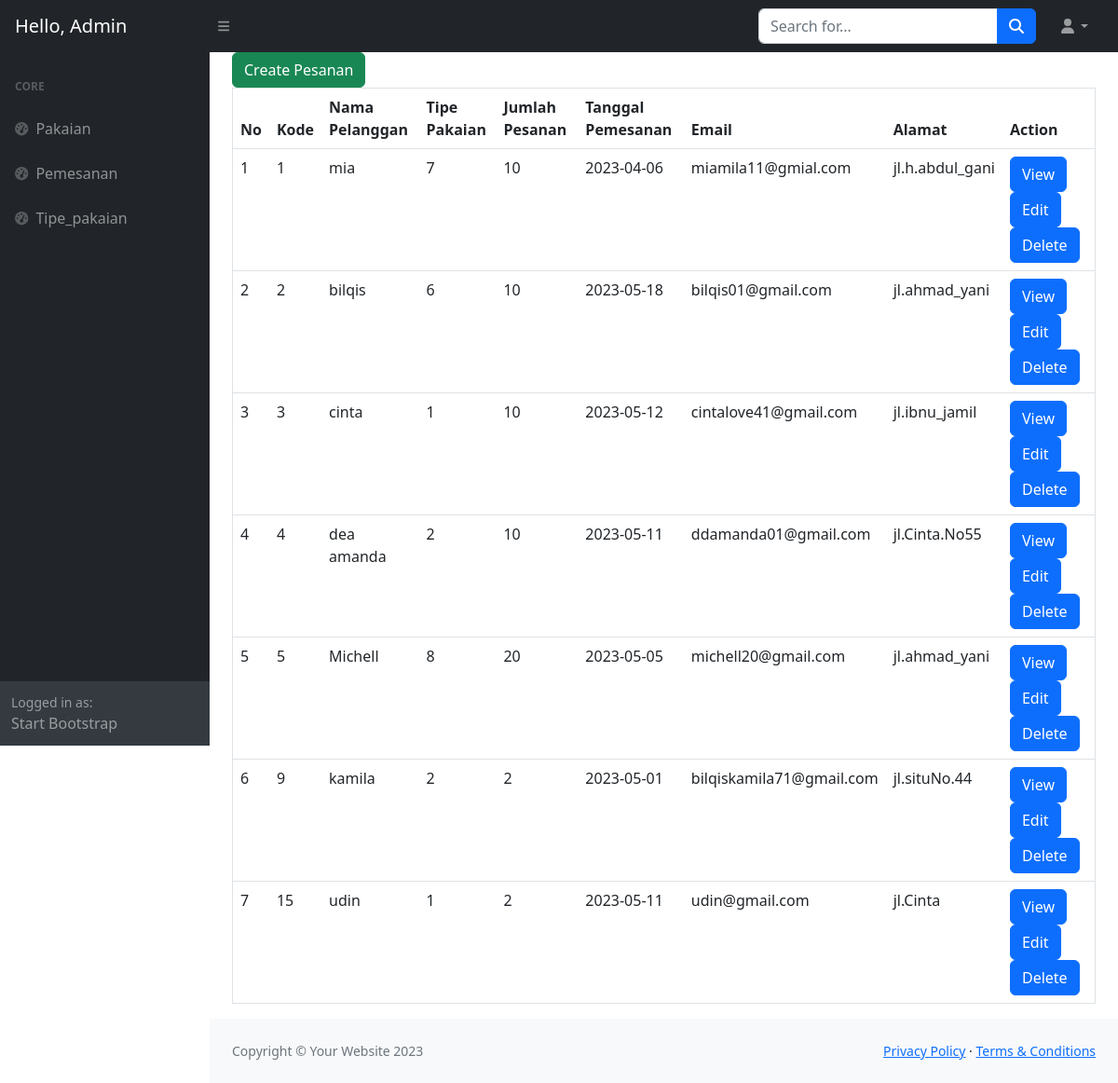
The app's page /backend/index_pemesanan.php with its own data.
### tables this page shows
CREATE TABLE `pesanan` (
  `id` int(11) NOT NULL,
  `nama` varchar(35) NOT NULL,
  `tanggal` date DEFAULT NULL,
  `pakaian_id` int(45) DEFAULT NULL,
  `jumlah_pesanan` int(11) DEFAULT NULL,
  `email` varchar(35) NOT NULL,
  `alamat` varchar(35) NOT NULL
);

### backend/index_pemesanan.php (the view, shortened to what this page needs)
<!DOCTYPE html>
<html lang="en">
<head>
    <link href="https://cdn.jsdelivr.net/npm/simple-datatables@7.1.2/dist/style.min.css" rel="stylesheet" />
    <link href="css/styles.css" rel="stylesheet" />
</head>
<body class="sb-nav-fixed">
    <nav class="sb-topnav navbar navbar-expand navbar-dark bg-dark">
        <a class="navbar-brand ps-3" href="../backend/index_pemesanan.php">Hello, Admin</a>
        <button class="btn btn-link btn-sm order-1 order-lg-0 me-4 me-lg-0" id="sidebarToggle" href="#!"><i
                class="fas fa-bars"></i></button>
        <form class="d-none d-md-inline-block form-inline ms-auto me-0 me-md-3 my-2 my-md-0">
            <div class="input-group">
                <input class="form-control" type="text" placeholder="Search for..." aria-label="Search for..."
                    aria-describedby="btnNavbarSearch" />
                <button class="btn btn-primary" id="btnNavbarSearch" type="button"><i
                        class="fas fa-search"></i></button>
            </div>
        </form>
        <ul class="navbar-nav ms-auto ms-md-0 me-3 me-lg-4">
            <li class="nav-item dropdown">
                <a class="nav-link dropdown-toggle" id="navbarDropdown" href="#" role="button" data-bs-toggle="dropdown"
                    aria-expanded="false"><i class="fas fa-user fa-fw"></i></a>
            </li>
        </ul>
    </nav>
    <div id="layoutSidenav">
        <div id="layoutSidenav_nav">
            <nav class="sb-sidenav accordion sb-sidenav-dark" id="sidenavAccordion">
                <div class="sb-sidenav-menu">
                    <div class="nav">
                        <div class="sb-sidenav-menu-heading">Core</div>
                        <a class="nav-link" href="../backend/index.php">
                            <div class="sb-nav-link-icon"><i class="fas fa-tachometer-alt"></i></div>
                            Pakaian
                        </a>
                        <a class="nav-link" href="../backend/index_pemesanan.php">
                            <div class="sb-nav-link-icon"><i class="fas fa-tachometer-alt"></i></div>
                            Pemesanan
                        </a>
                        <a class="nav-link" href="../backend/index_tipepakaian.php">
                            <div class="sb-nav-link-icon"><i class="fas fa-tachometer-alt"></i></div>
                            Tipe_pakaian
                        </a>
                    </div>
                </div>
                <div class="sb-sidenav-footer">
                    <div class="small">Logged in as:</div>
                    Start Bootstrap
                </div>
            </nav>
        </div>
        <div id="layoutSidenav_content">
            <main>
                <div class="container-fluid px-4">
                    <?php
    require_once '../database/dbkoneksi.php';
?>
                    <?php
   $sql = "SELECT * FROM pesanan";
   $rs = $dbh->query($sql);
?>
                    <a class="btn btn-success" href="pages/pesanan/form_pesanan.php" role="button">Create Pesanan</a>
                    <table class="table" width="100%" border="1" cellspacing="2" cellpadding="2">
                        <thead>
                            <tr>
                                <th>No</th>
                                <th>Kode</th>
                                <th>Nama Pelanggan</th>
                                <th>Tipe Pakaian</th>
                                <th>Jumlah Pesanan</th>
                                <th>Tanggal Pemesanan</th>
                                <th>Email</th>
                                <th>Alamat</th>
                                <th>Action</th>
                            </tr>
                        </thead>
                        <tbody>
                            <?php
                $nomor  =1 ;
                foreach($rs as $row){
                ?>
                            <tr>
                                <td><?=$nomor?></td>
                                <td><?=$row["id"]?></td>
                                <td><?=$row["nama"]?></td>
                                <td><?=$row["pakaian_id"]?></td>
                                <td><?=$row["jumlah_pesanan"]?></td>
                                <td><?=$row["tanggal"]?></td>
                                <td><?=$row["email"]?></td>
                                <td><?=$row["alamat"]?></td>
                                <td>
                                    <a class="btn btn-primary"
                                        href="pages/pesanan/view_pesanan.php?id=<?=$row['id']?>">View</a>
                                    <a class="btn btn-primary"
                                        href="pages/pesanan/edit_pesanan.php?idedit=<?=$row['id']?>">Edit</a>
                                    <a class="btn btn-primary"
                                        href="process/pesanan/delete_pesanan.php?iddel=<?=$row['id']?>"
                                        onclick="if(!confirm('Anda Yakin Hapus Data Produk <?=$row['nama']?>?')) {return false}">Delete</a>
                                </td>
                            </tr>
                            <?php
                $nomor++;
                }
                ?>
                        </tbody>
                    </table>
                </div>
            </main>
            <footer class="py-4 bg-light mt-auto">
                <div class="container-fluid px-4">
                    <div class="d-flex align-items-center justify-content-between small">
                        <div class="text-muted">Copyright &copy; Your Website 2023</div>
                        <div>
                            <a href="#">Privacy Policy</a>
                            &middot;
                            <a href="#">Terms &amp; Conditions</a>
                        </div>
                    </div>
                </div>
            </footer>
        </div>
    </div>
</body>
</html>

### records on screen
pesanan: id "1", nama "mia", pakaian "7", jumlah_pesanan "10", tanggal "2023-04-06", email "miamila11@gmial.com", alamat "jl.h.abdul_gani"
pesanan: id "2", nama "bilqis", pakaian "6", jumlah_pesanan "10", tanggal "2023-05-18", email "bilqis01@gmail.com", alamat "jl.ahmad_yani"
pesanan: id "3", nama "cinta", pakaian "1", jumlah_pesanan "10", tanggal "2023-05-12", email "cintalove41@gmail.com", alamat "jl.ibnu_jamil"
pesanan: id "4", nama "dea amanda", pakaian "2", jumlah_pesanan "10", tanggal "2023-05-11", email "ddamanda01@gmail.com", alamat "jl.Cinta.No55"
pesanan: id "5", nama "Michell", pakaian "8", jumlah_pesanan "20", tanggal "2023-05-05", email "michell20@gmail.com", alamat "jl.ahmad_yani"
pesanan: id "9", nama "kamila", pakaian "2", jumlah_pesanan "2", tanggal "2023-05-01", email "bilqiskamila71@gmail.com", alamat "jl.situNo.44"
pesanan: id "15", nama "udin", pakaian "1", jumlah_pesanan "2", tanggal "2023-05-11", email "udin@gmail.com", alamat "jl.Cinta"
